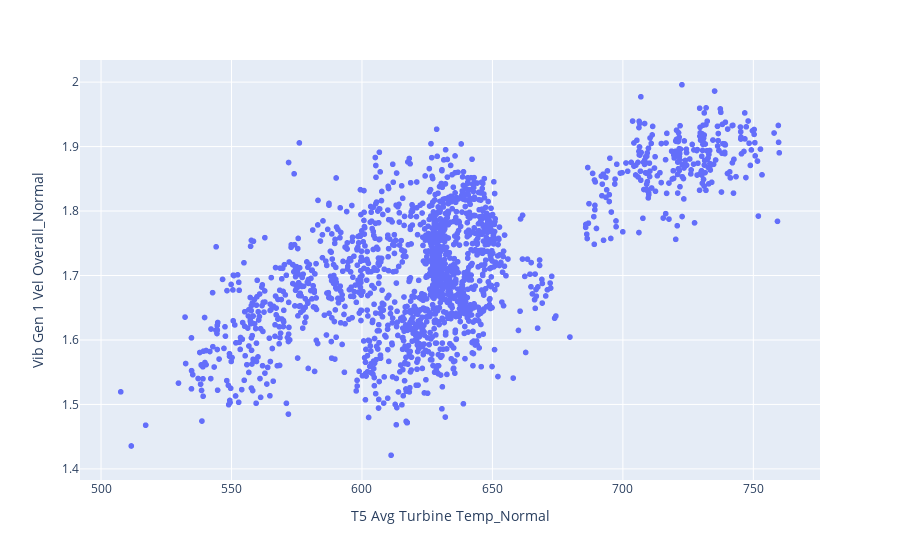

The notebook cell saved with this chart:
### Code cell
px.scatter(df, x='T5 Avg Turbine Temp_Normal', y='Vib Gen 1 Vel Overall_Normal')

### Figure 1 — Plotly figure (JSON) as saved in the notebook; plotly's stock layout.template omitted (floating-point values rounded to 4 significant figures; data arrays with more than 128 entries replaced by an {"elided": "..."} marker saying what was removed)
{"data": [{"hovertemplate": "T5 Avg Turbine Temp_Normal=%{x}<br>Vib Gen 1 Vel Overall_Normal=%{y}<extra></extra>", "legendgroup": "", "marker": {"color": "#636efa", "symbol": "circle"}, "mode": "markers", "name": "", "showlegend": false, "type": "scattergl", "x": {"elided": "4895 float values"}, "xaxis": "x", "y": {"elided": "4895 float values"}, "yaxis": "y"}], "layout": {"autosize": true, "legend": {"tracegroupgap": 0}, "margin": {"t": 60}, "xaxis": {"anchor": "y", "autorange": true, "domain": [0, 1], "range": [492.3, 775.2], "title": {"text": "T5 Avg Turbine Temp_Normal"}, "type": "linear"}, "yaxis": {"anchor": "x", "autorange": true, "domain": [0, 1], "range": [1.377, 2.04], "title": {"text": "Vib Gen 1 Vel Overall_Normal"}, "type": "linear"}}}
